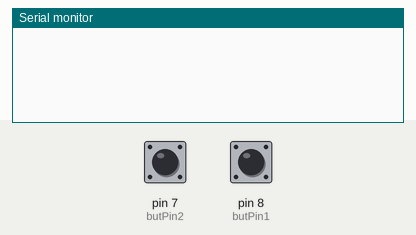
Recording of a sketch running on a simulated Arduino Uno, built with avr-gcc and run on an emulated ATmega328P. Parts: the last lines printed to the serial monitor. The inputs (shaded band) are chosen by the test bench; at power-on: pin 7 (butPin2) LOW, pin 8 (butPin1) LOW.

Above: at 1.2 s.
1.3 s: pin 7 (butPin2) pulled HIGH for 0.15 s
At 1.9 s:
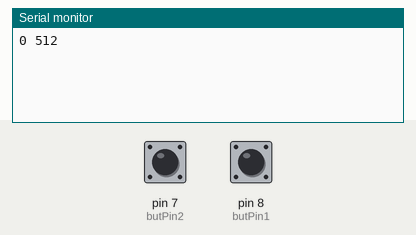
2.9 s: pin 8 (butPin1) pulled HIGH for 0.15 s
At 3.7 s:
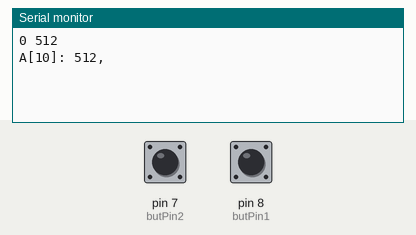

The sketch:

questao_21.ino
```cpp
// C++ code
//
int butPin1 = 8, pot, butPin2 = 7, i=0, a[10];


void setup()
{
  pinMode(butPin1, INPUT);
  pinMode(butPin2, INPUT);
  Serial.begin(9600);
}

void loop()
{
  if (digitalRead(butPin1)){
  	Serial.print("A[10]: ");

    for (i=0 ; i<=9; i++){
      if (i<9){
        Serial.print(a[i]);
        Serial.print(",");

      }else{
          Serial.print(a[i]);
          Serial.println("}");
        }
         delay(1000);
     }

  }
  if (digitalRead(butPin2)){
    pot = analogRead(A0);
    a[i] = pot;
    Serial.print(i);
    Serial.print(" ");
    Serial.println(pot);
    i++;
    if (i>9) {
      i=0;
      Serial.println("Chegou na ultima posicao");
    }
    delay(500);
  }

}
```

Measured:
- after the input at 1.3 s, the serial monitor: prints a new line at once (image 1)
- after the input at 2.9 s, the serial monitor: prints a new line at once (image 2)
